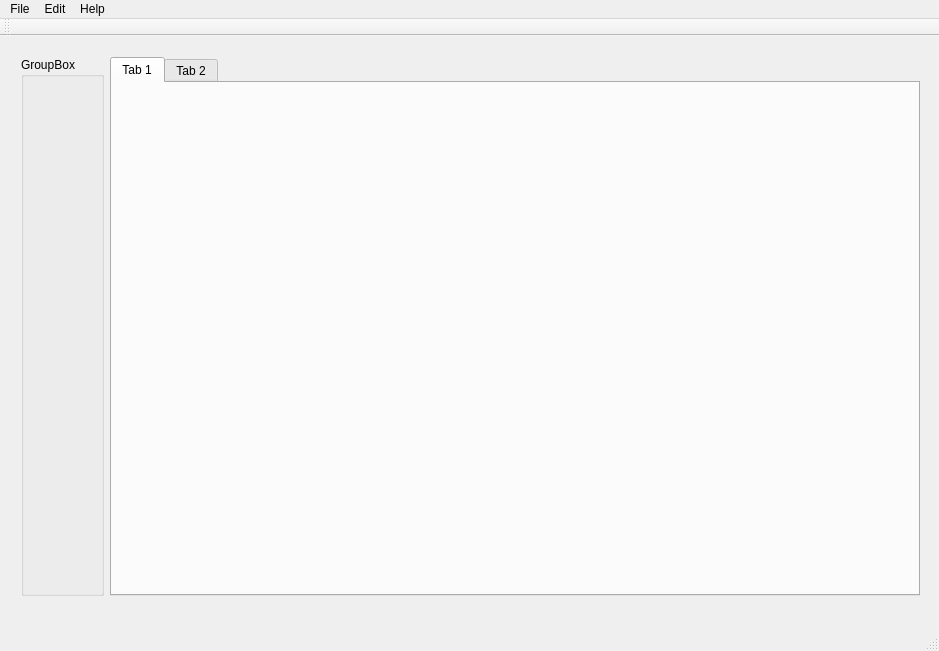
<?xml version="1.0" encoding="UTF-8"?>
<ui version="4.0">
 <class>MainWindow</class>
 <widget class="QMainWindow" name="MainWindow">
  <property name="geometry">
   <rect>
    <x>0</x>
    <y>0</y>
    <width>939</width>
    <height>651</height>
   </rect>
  </property>
  <property name="windowTitle">
   <string>MainWindow</string>
  </property>
  <widget class="QWidget" name="centralWidget">
   <widget class="QWidget" name="">
    <property name="geometry">
     <rect>
      <x>10</x>
      <y>10</y>
      <width>921</width>
      <height>561</height>
     </rect>
    </property>
    <layout class="QHBoxLayout" name="horizontalLayout">
     <item>
      <widget class="QGroupBox" name="groupBox">
       <property name="title">
        <string>GroupBox</string>
       </property>
       <zorder>tabWidget</zorder>
      </widget>
     </item>
     <item>
      <widget class="QTabWidget" name="tabWidget">
       <property name="currentIndex">
        <number>0</number>
       </property>
       <widget class="QWidget" name="tab">
        <attribute name="title">
         <string>Tab 1</string>
        </attribute>
       </widget>
       <widget class="QWidget" name="tab_2">
        <attribute name="title">
         <string>Tab 2</string>
        </attribute>
       </widget>
      </widget>
     </item>
    </layout>
   </widget>
  </widget>
  <widget class="QMenuBar" name="menuBar">
   <property name="geometry">
    <rect>
     <x>0</x>
     <y>0</y>
     <width>939</width>
     <height>26</height>
    </rect>
   </property>
   <widget class="QMenu" name="menuFile">
    <property name="title">
     <string>File</string>
    </property>
   </widget>
   <widget class="QMenu" name="menuEdit">
    <property name="title">
     <string>Edit</string>
    </property>
   </widget>
   <widget class="QMenu" name="menuHelp">
    <property name="title">
     <string>Help</string>
    </property>
   </widget>
   <addaction name="menuFile"/>
   <addaction name="menuEdit"/>
   <addaction name="menuHelp"/>
  </widget>
  <widget class="QToolBar" name="mainToolBar">
   <attribute name="toolBarArea">
    <enum>TopToolBarArea</enum>
   </attribute>
   <attribute name="toolBarBreak">
    <bool>false</bool>
   </attribute>
  </widget>
  <widget class="QStatusBar" name="statusBar"/>
 </widget>
 <layoutdefault spacing="6" margin="11"/>
 <resources/>
 <connections/>
</ui>
